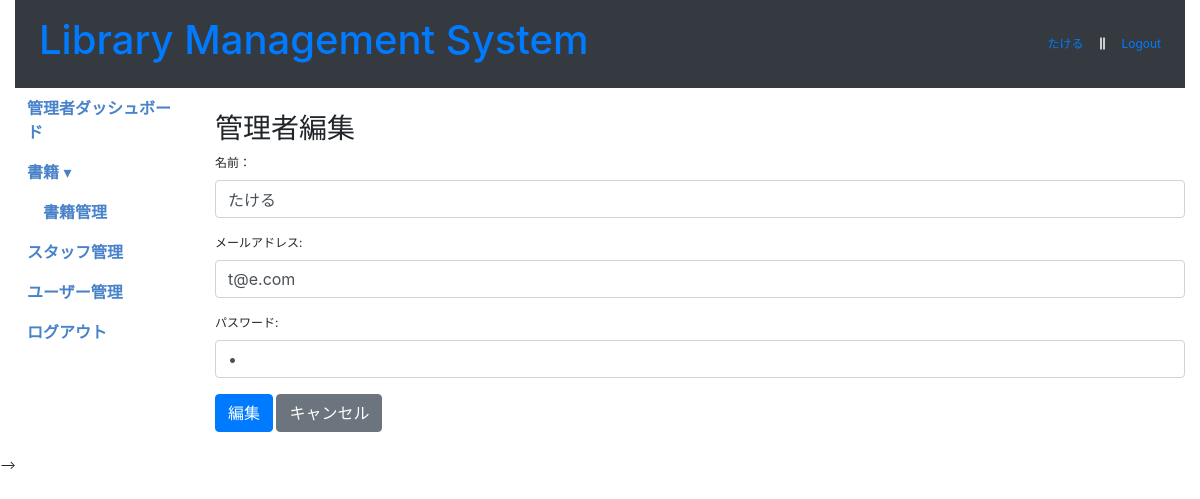
Page /admin_edit/1 (signed in) on the committed database.
### models.py (models this page shows)
class Admin(db.Model,UserMixin):
    __tablename__ = 'admin'
    id = Column(Integer, primary_key=True, autoincrement=True)
    username = Column(String, nullable=True)
    email = Column(String, nullable=True)
    password = Column(String, nullable=False)

### app.py (the view)
@app.route('/admin_edit/<int:id>', methods=['GET', 'POST'])
@admin_required
def admin_edit(id):
    admin = Admin.query.filter(Admin.id==id).one_or_none()
    if request.method == 'POST':
        admin.username = request.form.get('name')
        admin.email = request.form.get('email')
        admin.password = request.form.get('password')
        db.session.commit()
        return redirect(url_for('admin'))
    return render_template('admin_edit.html',admin=admin)

### app.py (called while the page is built)
@login_manager.user_loader
def load_user(id):
    if 'user_type' in session:
        if session['user_type'] == 'admin':
            return Admin.query.get(int(id))
    return User.query.get(int(id))

def admin_required(f):
    @wraps(f)
    @login_required
    def decorated_function(*args, **kwargs):
        if 'user_type' not in session or session['user_type'] != 'admin':
            flash('このページはスタッフのみアクセス可能です。', 'danger')
            return redirect(url_for('admin_login'))
        return f(*args, **kwargs)
    return decorated_function

### templates/admin_edit.html (shortened to what this page needs)
{% include 'header.html' %}
<body>
  <div class="container-fluid" id="main">
    {% include 'admin_top_menus.html' %}
    <div class="row row-offcanvas row-offcanvas-left">
      {% include 'admin_left_menus.html' %}
      <div class="col-md-9 col-lg-10 main">
        <h3 class="mt-4">管理者編集</h3>
        <form action="{{ url_for('admin_edit' ,id=admin.id) }}" method="post" class="mb-4">
          <div class="form-group">
            <label for="name">名前：</label>
            <input type="text" class="form-control" name="name" id="name" value="{{admin.username}}" required>
          </div>
          <div class="form-group">
            <label for="email">メールアドレス:</label>
            <input type="email" class="form-control" name="email" id="email" value="{{admin.email}}">
          </div>
          <div class="form-group">
            <label for="password">パスワード:</label>
            <input type="password" class="form-control" name="password" id="password" value="{{admin.password}}" required>
          </div>
          <div class="form-group">
            <button type="submit" class="btn btn-primary">編集</button>
            <button type="button" class="btn btn-secondary" onclick="window.history.back();">キャンセル</button>
          </div>
        </form>
      </div>
    </div>
  </div>
</body>
</html>
</body>
</html> -->

### templates/admin_top_menus.html
<nav class="navbar navbar-expand-sm bg-dark">
    <div class="navbar-collapse collapse" id="collapsingNavbar">
      <ul class="navbar-nav">
        <li class="nav-item active">
          <h1><a class="nav-link" href="#">Library Management System <span class="sr-only">LMS</span></a></h1>
        </li>
      </ul>
  <ul class="navbar-nav ml-auto">
    {% if current_user.is_authenticated %}
      <li class="nav-item">
        <a class="nav-link" href="#">{{ current_user.username }}</a>
      </li>
      <li class="nav-item">
        <span class="nav-link"><i class="fas fa-grip-lines-vertical" style="color: white;"></i></span>
      </li>
      <li class="nav-item">
        <a class="nav-link" href="{{ url_for('logout') }}">Logout</a>
      </li>
    {% else %}
      <li class="nav-item">
        <a class="nav-link" href="{{ url_for('login') }}">Login</a>
      </li>
    {% endif %}
  </ul>
</nav>

### static/style/dashboard.css (style rules this page uses)
body { font-size:12px; }

### templates/admin_left_menus.html (style rules this page uses)
.nav-link { display:block; padding: 8px; }

### rows in the picture
Admin: username "たける", name "たける", email "t@e.com"
